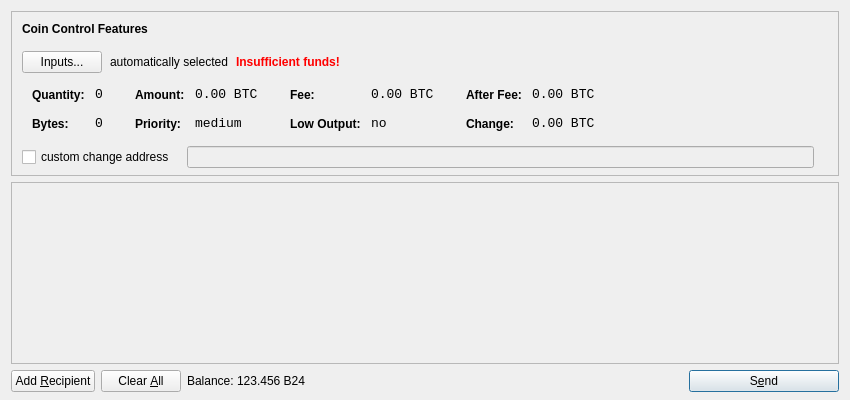
<?xml version="1.0" encoding="UTF-8"?>
<ui version="4.0">
 <class>SendCoinsDialog</class>
 <widget class="QDialog" name="SendCoinsDialog">
  <property name="geometry">
   <rect>
    <x>0</x>
    <y>0</y>
    <width>850</width>
    <height>400</height>
   </rect>
  </property>
  <property name="windowTitle">
   <string>Send Coins</string>
  </property>
  <layout class="QVBoxLayout" name="verticalLayout" stretch="0,1,0">
   <property name="bottomMargin">
    <number>8</number>
   </property>
   <item>
    <widget class="QFrame" name="frameCoinControl">
     <property name="sizePolicy">
      <sizepolicy hsizetype="Expanding" vsizetype="Expanding">
       <horstretch>0</horstretch>
       <verstretch>0</verstretch>
      </sizepolicy>
     </property>
     <property name="maximumSize">
      <size>
       <width>16777215</width>
       <height>16777215</height>
      </size>
     </property>
     <property name="frameShape">
      <enum>QFrame::StyledPanel</enum>
     </property>
     <property name="frameShadow">
      <enum>QFrame::Sunken</enum>
     </property>
     <layout class="QVBoxLayout" name="verticalLayoutCoinControl2">
      <property name="spacing">
       <number>-1</number>
      </property>
      <property name="leftMargin">
       <number>0</number>
      </property>
      <property name="topMargin">
       <number>0</number>
      </property>
      <property name="rightMargin">
       <number>0</number>
      </property>
      <property name="bottomMargin">
       <number>6</number>
      </property>
      <item>
       <layout class="QVBoxLayout" name="verticalLayoutCoinControl" stretch="0,0,0,0,1">
        <property name="spacing">
         <number>0</number>
        </property>
        <property name="leftMargin">
         <number>10</number>
        </property>
        <property name="topMargin">
         <number>10</number>
        </property>
        <item>
         <layout class="QHBoxLayout" name="horizontalLayoutCoinControl1">
          <property name="bottomMargin">
           <number>15</number>
          </property>
          <item>
           <widget class="QLabel" name="labelCoinControlFeatures">
            <property name="sizePolicy">
             <sizepolicy hsizetype="Preferred" vsizetype="Maximum">
              <horstretch>0</horstretch>
              <verstretch>0</verstretch>
             </sizepolicy>
            </property>
            <property name="font">
             <font>
              <weight>75</weight>
              <bold>true</bold>
             </font>
            </property>
            <property name="styleSheet">
             <string notr="true">font-weight:bold;</string>
            </property>
            <property name="text">
             <string>Coin Control Features</string>
            </property>
           </widget>
          </item>
         </layout>
        </item>
        <item>
         <layout class="QHBoxLayout" name="horizontalLayoutCoinControl2" stretch="0,0,0,0">
          <property name="spacing">
           <number>8</number>
          </property>
          <property name="bottomMargin">
           <number>10</number>
          </property>
          <item>
           <widget class="QPushButton" name="pushButtonCoinControl">
            <property name="styleSheet">
             <string notr="true"/>
            </property>
            <property name="text">
             <string>Inputs...</string>
            </property>
           </widget>
          </item>
          <item>
           <widget class="QLabel" name="labelCoinControlAutomaticallySelected">
            <property name="text">
             <string>automatically selected</string>
            </property>
            <property name="margin">
             <number>5</number>
            </property>
           </widget>
          </item>
          <item>
           <widget class="QLabel" name="labelCoinControlInsuffFunds">
            <property name="font">
             <font>
              <weight>75</weight>
              <bold>true</bold>
             </font>
            </property>
            <property name="styleSheet">
             <string notr="true">color:red;font-weight:bold;</string>
            </property>
            <property name="text">
             <string>Insufficient funds!</string>
            </property>
            <property name="margin">
             <number>5</number>
            </property>
           </widget>
          </item>
          <item>
           <spacer name="horizontalSpacerCoinControl">
            <property name="orientation">
             <enum>Qt::Horizontal</enum>
            </property>
            <property name="sizeHint" stdset="0">
             <size>
              <width>40</width>
              <height>1</height>
             </size>
            </property>
           </spacer>
          </item>
         </layout>
        </item>
        <item>
         <widget class="QWidget" name="widgetCoinControl" native="true">
          <property name="sizePolicy">
           <sizepolicy hsizetype="Preferred" vsizetype="Preferred">
            <horstretch>0</horstretch>
            <verstretch>0</verstretch>
           </sizepolicy>
          </property>
          <property name="minimumSize">
           <size>
            <width>0</width>
            <height>0</height>
           </size>
          </property>
          <property name="styleSheet">
           <string notr="true"/>
          </property>
          <layout class="QHBoxLayout" name="horizontalLayoutCoinControl5">
           <property name="margin">
            <number>0</number>
           </property>
           <item>
            <layout class="QHBoxLayout" name="horizontalLayoutCoinControl3" stretch="0,0,0,1">
             <property name="spacing">
              <number>20</number>
             </property>
             <property name="topMargin">
              <number>0</number>
             </property>
             <property name="bottomMargin">
              <number>10</number>
             </property>
             <item>
              <layout class="QFormLayout" name="formLayoutCoinControl1">
               <property name="horizontalSpacing">
                <number>10</number>
               </property>
               <property name="verticalSpacing">
                <number>14</number>
               </property>
               <property name="leftMargin">
                <number>10</number>
               </property>
               <property name="topMargin">
                <number>4</number>
               </property>
               <property name="rightMargin">
                <number>6</number>
               </property>
               <item row="0" column="0">
                <widget class="QLabel" name="labelCoinControlQuantityText">
                 <property name="styleSheet">
                  <string notr="true">font-weight:bold;</string>
                 </property>
                 <property name="text">
                  <string>Quantity:</string>
                 </property>
                 <property name="margin">
                  <number>0</number>
                 </property>
                </widget>
               </item>
               <item row="0" column="1">
                <widget class="QLabel" name="labelCoinControlQuantity">
                 <property name="font">
                  <font>
                   <family>Monospace</family>
                   <pointsize>10</pointsize>
                  </font>
                 </property>
                 <property name="cursor">
                  <cursorShape>IBeamCursor</cursorShape>
                 </property>
                 <property name="contextMenuPolicy">
                  <enum>Qt::ActionsContextMenu</enum>
                 </property>
                 <property name="text">
                  <string notr="true">0</string>
                 </property>
                 <property name="margin">
                  <number>0</number>
                 </property>
                 <property name="textInteractionFlags">
                  <set>Qt::LinksAccessibleByMouse|Qt::TextSelectableByKeyboard|Qt::TextSelectableByMouse</set>
                 </property>
                </widget>
               </item>
               <item row="1" column="0">
                <widget class="QLabel" name="labelCoinControlBytesText">
                 <property name="styleSheet">
                  <string notr="true">font-weight:bold;</string>
                 </property>
                 <property name="text">
                  <string>Bytes:</string>
                 </property>
                </widget>
               </item>
               <item row="1" column="1">
                <widget class="QLabel" name="labelCoinControlBytes">
                 <property name="font">
                  <font>
                   <family>Monospace</family>
                   <pointsize>10</pointsize>
                  </font>
                 </property>
                 <property name="cursor">
                  <cursorShape>IBeamCursor</cursorShape>
                 </property>
                 <property name="contextMenuPolicy">
                  <enum>Qt::ActionsContextMenu</enum>
                 </property>
                 <property name="text">
                  <string notr="true">0</string>
                 </property>
                 <property name="textInteractionFlags">
                  <set>Qt::LinksAccessibleByMouse|Qt::TextSelectableByKeyboard|Qt::TextSelectableByMouse</set>
                 </property>
                </widget>
               </item>
              </layout>
             </item>
             <item>
              <layout class="QFormLayout" name="formLayoutCoinControl2">
               <property name="horizontalSpacing">
                <number>10</number>
               </property>
               <property name="verticalSpacing">
                <number>14</number>
               </property>
               <property name="leftMargin">
                <number>6</number>
               </property>
               <property name="topMargin">
                <number>4</number>
               </property>
               <property name="rightMargin">
                <number>6</number>
               </property>
               <item row="0" column="0">
                <widget class="QLabel" name="labelCoinControlAmountText">
                 <property name="styleSheet">
                  <string notr="true">font-weight:bold;</string>
                 </property>
                 <property name="text">
                  <string>Amount:</string>
                 </property>
                 <property name="margin">
                  <number>0</number>
                 </property>
                </widget>
               </item>
               <item row="0" column="1">
                <widget class="QLabel" name="labelCoinControlAmount">
                 <property name="font">
                  <font>
                   <family>Monospace</family>
                   <pointsize>10</pointsize>
                  </font>
                 </property>
                 <property name="cursor">
                  <cursorShape>IBeamCursor</cursorShape>
                 </property>
                 <property name="contextMenuPolicy">
                  <enum>Qt::ActionsContextMenu</enum>
                 </property>
                 <property name="text">
                  <string notr="true">0.00 BTC</string>
                 </property>
                 <property name="textInteractionFlags">
                  <set>Qt::LinksAccessibleByMouse|Qt::TextSelectableByKeyboard|Qt::TextSelectableByMouse</set>
                 </property>
                </widget>
               </item>
               <item row="1" column="0">
                <widget class="QLabel" name="labelCoinControlPriorityText">
                 <property name="styleSheet">
                  <string notr="true">font-weight:bold;</string>
                 </property>
                 <property name="text">
                  <string>Priority:</string>
                 </property>
                </widget>
               </item>
               <item row="1" column="1">
                <widget class="QLabel" name="labelCoinControlPriority">
                 <property name="font">
                  <font>
                   <family>Monospace</family>
                   <pointsize>10</pointsize>
                  </font>
                 </property>
                 <property name="cursor">
                  <cursorShape>IBeamCursor</cursorShape>
                 </property>
                 <property name="contextMenuPolicy">
                  <enum>Qt::ActionsContextMenu</enum>
                 </property>
                 <property name="text">
                  <string>medium</string>
                 </property>
                 <property name="textInteractionFlags">
                  <set>Qt::LinksAccessibleByMouse|Qt::TextSelectableByKeyboard|Qt::TextSelectableByMouse</set>
                 </property>
                </widget>
               </item>
              </layout>
             </item>
             <item>
              <layout class="QFormLayout" name="formLayoutCoinControl3">
               <property name="horizontalSpacing">
                <number>10</number>
               </property>
               <property name="verticalSpacing">
                <number>14</number>
               </property>
               <property name="leftMargin">
                <number>6</number>
               </property>
               <property name="topMargin">
                <number>4</number>
               </property>
               <property name="rightMargin">
                <number>6</number>
               </property>
               <item row="0" column="0">
                <widget class="QLabel" name="labelCoinControlFeeText">
                 <property name="styleSheet">
                  <string notr="true">font-weight:bold;</string>
                 </property>
                 <property name="text">
                  <string>Fee:</string>
                 </property>
                 <property name="margin">
                  <number>0</number>
                 </property>
                </widget>
               </item>
               <item row="0" column="1">
                <widget class="QLabel" name="labelCoinControlFee">
                 <property name="font">
                  <font>
                   <family>Monospace</family>
                   <pointsize>10</pointsize>
                  </font>
                 </property>
                 <property name="cursor">
                  <cursorShape>IBeamCursor</cursorShape>
                 </property>
                 <property name="contextMenuPolicy">
                  <enum>Qt::ActionsContextMenu</enum>
                 </property>
                 <property name="text">
                  <string notr="true">0.00 BTC</string>
                 </property>
                 <property name="textInteractionFlags">
                  <set>Qt::LinksAccessibleByMouse|Qt::TextSelectableByKeyboard|Qt::TextSelectableByMouse</set>
                 </property>
                </widget>
               </item>
               <item row="1" column="0">
                <widget class="QLabel" name="labelCoinControlLowOutputText">
                 <property name="styleSheet">
                  <string notr="true">font-weight:bold;</string>
                 </property>
                 <property name="text">
                  <string>Low Output:</string>
                 </property>
                </widget>
               </item>
               <item row="1" column="1">
                <widget class="QLabel" name="labelCoinControlLowOutput">
                 <property name="font">
                  <font>
                   <family>Monospace</family>
                   <pointsize>10</pointsize>
                  </font>
                 </property>
                 <property name="cursor">
                  <cursorShape>IBeamCursor</cursorShape>
                 </property>
                 <property name="contextMenuPolicy">
                  <enum>Qt::ActionsContextMenu</enum>
                 </property>
                 <property name="text">
                  <string>no</string>
                 </property>
                 <property name="textInteractionFlags">
                  <set>Qt::LinksAccessibleByMouse|Qt::TextSelectableByKeyboard|Qt::TextSelectableByMouse</set>
                 </property>
                </widget>
               </item>
              </layout>
             </item>
             <item>
              <layout class="QFormLayout" name="formLayoutCoinControl4">
               <property name="horizontalSpacing">
                <number>10</number>
               </property>
               <property name="verticalSpacing">
                <number>14</number>
               </property>
               <property name="leftMargin">
                <number>6</number>
               </property>
               <property name="topMargin">
                <number>4</number>
               </property>
               <property name="rightMargin">
                <number>6</number>
               </property>
               <item row="0" column="0">
                <widget class="QLabel" name="labelCoinControlAfterFeeText">
                 <property name="styleSheet">
                  <string notr="true">font-weight:bold;</string>
                 </property>
                 <property name="text">
                  <string>After Fee:</string>
                 </property>
                 <property name="margin">
                  <number>0</number>
                 </property>
                </widget>
               </item>
               <item row="0" column="1">
                <widget class="QLabel" name="labelCoinControlAfterFee">
                 <property name="font">
                  <font>
                   <family>Monospace</family>
                   <pointsize>10</pointsize>
                  </font>
                 </property>
                 <property name="cursor">
                  <cursorShape>IBeamCursor</cursorShape>
                 </property>
                 <property name="contextMenuPolicy">
                  <enum>Qt::ActionsContextMenu</enum>
                 </property>
                 <property name="text">
                  <string notr="true">0.00 BTC</string>
                 </property>
                 <property name="textInteractionFlags">
                  <set>Qt::LinksAccessibleByMouse|Qt::TextSelectableByKeyboard|Qt::TextSelectableByMouse</set>
                 </property>
                </widget>
               </item>
               <item row="1" column="0">
                <widget class="QLabel" name="labelCoinControlChangeText">
                 <property name="styleSheet">
                  <string notr="true">font-weight:bold;</string>
                 </property>
                 <property name="text">
                  <string>Change:</string>
                 </property>
                </widget>
               </item>
               <item row="1" column="1">
                <widget class="QLabel" name="labelCoinControlChange">
                 <property name="font">
                  <font>
                   <family>Monospace</family>
                   <pointsize>10</pointsize>
                  </font>
                 </property>
                 <property name="cursor">
                  <cursorShape>IBeamCursor</cursorShape>
                 </property>
                 <property name="contextMenuPolicy">
                  <enum>Qt::ActionsContextMenu</enum>
                 </property>
                 <property name="text">
                  <string notr="true">0.00 BTC</string>
                 </property>
                 <property name="textInteractionFlags">
                  <set>Qt::LinksAccessibleByMouse|Qt::TextSelectableByKeyboard|Qt::TextSelectableByMouse</set>
                 </property>
                </widget>
               </item>
              </layout>
             </item>
            </layout>
           </item>
          </layout>
         </widget>
        </item>
        <item>
         <layout class="QHBoxLayout" name="horizontalLayoutCoinControl4" stretch="0,0,0">
          <property name="spacing">
           <number>12</number>
          </property>
          <property name="sizeConstraint">
           <enum>QLayout::SetDefaultConstraint</enum>
          </property>
          <property name="topMargin">
           <number>5</number>
          </property>
          <property name="rightMargin">
           <number>5</number>
          </property>
          <item>
           <widget class="QCheckBox" name="checkBoxCoinControlChange">
            <property name="text">
             <string>custom change address</string>
            </property>
           </widget>
          </item>
          <item>
           <widget class="QLineEdit" name="lineEditCoinControlChange">
            <property name="enabled">
             <bool>false</bool>
            </property>
            <property name="sizePolicy">
             <sizepolicy hsizetype="Expanding" vsizetype="Fixed">
              <horstretch>0</horstretch>
              <verstretch>0</verstretch>
             </sizepolicy>
            </property>
           </widget>
          </item>
          <item>
           <widget class="QLabel" name="labelCoinControlChangeLabel">
            <property name="sizePolicy">
             <sizepolicy hsizetype="Preferred" vsizetype="Expanding">
              <horstretch>0</horstretch>
              <verstretch>0</verstretch>
             </sizepolicy>
            </property>
            <property name="minimumSize">
             <size>
              <width>0</width>
              <height>0</height>
             </size>
            </property>
            <property name="text">
             <string/>
            </property>
            <property name="margin">
             <number>3</number>
            </property>
           </widget>
          </item>
         </layout>
        </item>
        <item>
         <spacer name="verticalSpacerCoinControl">
          <property name="orientation">
           <enum>Qt::Vertical</enum>
          </property>
          <property name="sizeHint" stdset="0">
           <size>
            <width>800</width>
            <height>1</height>
           </size>
          </property>
         </spacer>
        </item>
       </layout>
      </item>
     </layout>
    </widget>
   </item>
   <item>
    <widget class="QScrollArea" name="scrollArea">
     <property name="widgetResizable">
      <bool>true</bool>
     </property>
     <widget class="QWidget" name="scrollAreaWidgetContents">
      <property name="geometry">
       <rect>
        <x>0</x>
        <y>0</y>
        <width>830</width>
        <height>165</height>
       </rect>
      </property>
      <layout class="QVBoxLayout" name="verticalLayout_2">
       <property name="margin">
        <number>0</number>
       </property>
       <item>
        <layout class="QVBoxLayout" name="entries">
         <property name="spacing">
          <number>6</number>
         </property>
        </layout>
       </item>
       <item>
        <spacer name="verticalSpacer">
         <property name="orientation">
          <enum>Qt::Vertical</enum>
         </property>
         <property name="sizeHint" stdset="0">
          <size>
           <width>20</width>
           <height>40</height>
          </size>
         </property>
        </spacer>
       </item>
      </layout>
     </widget>
    </widget>
   </item>
   <item>
    <layout class="QHBoxLayout" name="horizontalLayout">
     <item>
      <widget class="QPushButton" name="addButton">
       <property name="toolTip">
        <string>Send to multiple recipients at once</string>
       </property>
       <property name="text">
        <string>Add &amp;Recipient</string>
       </property>
       <property name="icon">
        <iconset resource="../bitcoin.qrc">
         <normaloff>:/icons/add</normaloff>:/icons/add</iconset>
       </property>
       <property name="autoDefault">
        <bool>false</bool>
       </property>
      </widget>
     </item>
     <item>
      <widget class="QPushButton" name="clearButton">
       <property name="sizePolicy">
        <sizepolicy hsizetype="Minimum" vsizetype="Fixed">
         <horstretch>0</horstretch>
         <verstretch>0</verstretch>
        </sizepolicy>
       </property>
       <property name="toolTip">
        <string>Remove all transaction fields</string>
       </property>
       <property name="text">
        <string>Clear &amp;All</string>
       </property>
       <property name="icon">
        <iconset resource="../bitcoin.qrc">
         <normaloff>:/icons/remove</normaloff>:/icons/remove</iconset>
       </property>
       <property name="autoRepeatDelay">
        <number>300</number>
       </property>
       <property name="autoDefault">
        <bool>false</bool>
       </property>
      </widget>
     </item>
     <item>
      <layout class="QHBoxLayout" name="horizontalLayout_2">
       <property name="spacing">
        <number>3</number>
       </property>
       <item>
        <widget class="QLabel" name="label">
         <property name="text">
          <string>Balance:</string>
         </property>
        </widget>
       </item>
       <item>
        <widget class="QLabel" name="labelBalance">
         <property name="cursor">
          <cursorShape>IBeamCursor</cursorShape>
         </property>
         <property name="text">
          <string>123.456 B24</string>
         </property>
         <property name="textInteractionFlags">
          <set>Qt::LinksAccessibleByMouse|Qt::TextSelectableByKeyboard|Qt::TextSelectableByMouse</set>
         </property>
        </widget>
       </item>
      </layout>
     </item>
     <item>
      <spacer name="horizontalSpacer">
       <property name="orientation">
        <enum>Qt::Horizontal</enum>
       </property>
       <property name="sizeHint" stdset="0">
        <size>
         <width>40</width>
         <height>20</height>
        </size>
       </property>
      </spacer>
     </item>
     <item>
      <widget class="QPushButton" name="sendButton">
       <property name="minimumSize">
        <size>
         <width>150</width>
         <height>0</height>
        </size>
       </property>
       <property name="toolTip">
        <string>Confirm the send action</string>
       </property>
       <property name="text">
        <string>S&amp;end</string>
       </property>
       <property name="icon">
        <iconset resource="../bitcoin.qrc">
         <normaloff>:/icons/send</normaloff>:/icons/send</iconset>
       </property>
       <property name="default">
        <bool>true</bool>
       </property>
      </widget>
     </item>
    </layout>
   </item>
  </layout>
 </widget>
 <resources>
  <include location="../bitcoin.qrc"/>
 </resources>
 <connections/>
</ui>
